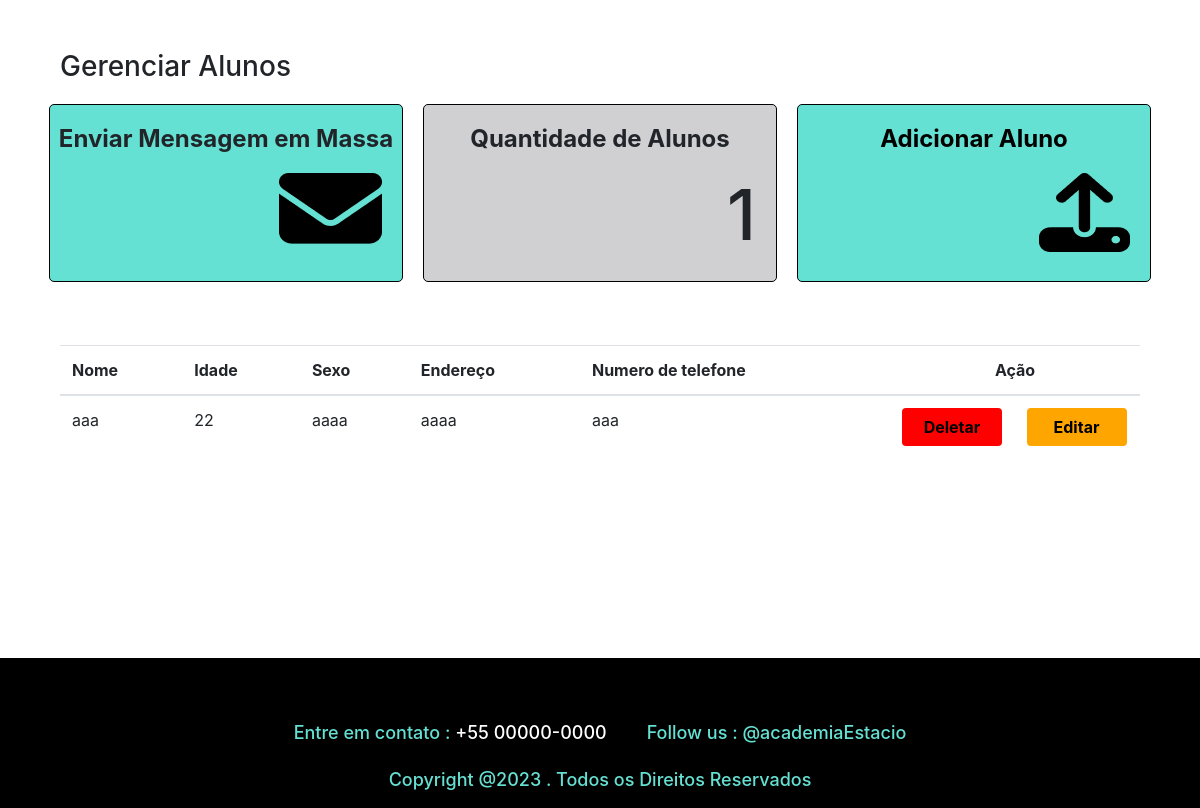
Screenshot of /customer/ with the database file from the repository.
### academy/models.py (models this page shows, shortened)
class Customer(models.Model):
    name = models.CharField(max_length=100)
    age = models.IntegerField()
    sex = models.CharField(max_length=100)
    address = models.CharField(max_length=100)
    phone_number = models.CharField(max_length=100)

### academy/views.py (the view)
# urls.py: path('customer/', listCustomer, name="list_customer"),
def listCustomer(request):
    result = {}
    result['customers'] = Customer.objects.all()
    result['customer_length'] = len(result['customers'])
    return render(request, 'academy/list_customer.html', result)

### academy/templates/academy/list_customer.html (shortened to what this page needs)
{% load static %}
<!DOCTYPE html>
<html lang="pt-BR">
  <head>
    <link
      rel="stylesheet"
      href="https://maxcdn.bootstrapcdn.com/bootstrap/4.5.2/css/bootstrap.min.css"
    />
    <link
      rel="stylesheet"
      type="text/css"
      href="{% static 'css/customer_list.css' %}"
    />
  </head>
  <body>
    <section >
      <h3>Gerenciar  Alunos </h3>
      <section class="painel">
        <div class="message">
          <p>Enviar Mensagem em Massa</p>
          <div>
            <img src="{% static 'images/msg.png' %}"/>
          </div>
        </div>
        <div class="qtd">
          <p>Quantidade de Alunos </p>
          <h1>{{ customer_length }}</h1>
        </div>
        <div class="add-customer">
          <a href="{% url 'form_customer' %}">
            <p>Adicionar Aluno</p>
              <div>
                <img src="{% static 'images/add.png' %}">
              </div>
            </a>
        </div>
      </section>
    </section>
    <section class="section-table">
      <table class="table">
        <thead>
            <tr>
                <th>Nome</th>
                <th>Idade</th>
                <th>Sexo</th>
                <th>Endereço</th>
                <th>Numero de telefone</th>
                <th style="text-align: center;">Ação</th>
            </tr>
        </thead>
        <tbody>
            {% for customer in customers %}
                <tr data-id={{customer.id}}>
                    <td >{{ customer.name }}</td>
                    <td>{{ customer.age }}</td>
                    <td>{{ customer.sex }}</td>
                    <td>{{ customer.address }}</td>
                    <td>{{ customer.phone_number }}</td>
                    <td style="width: 250px;">
                      <button class="btn btn-deletar" type="button"><a href="{% url 'url_delete_customer' customer.id %}">Deletar</a></button>
                      <button class="btn btn-editar" type="button"><a href="{% url 'url_update_customer' customer.id %}">Editar</a></button>
                    </td>
                </tr>
            {% endfor %}
        </tbody>
    </table>
    </section>
    <footer>
      <div>
        <h3>Entre em contato : <span>+55 00000-0000<span></h3>
        <h3>Follow us : @academiaEstacio</h3>
      </div>
      <h3>Copyright @2023 . Todos os Direitos Reservados</h3>
    </footer>
  </body>
</html>

### academy/static/css/customer_list.css (style rules this page uses)
section h3 { margin: 50px 5% 10px 5%; }
.painel { display: flex; justify-content: center; padding: 10px; margin-bottom: 53px; }
.table { width: 90%; margin-left: 5%; }
.message { width: 30%; background-color: #65E1D3; border-radius: 5px; border: 1px solid black; height: 178px; }
.message p { font-weight: bold; font-size: 24px; margin: 16px 0; text-align: center; }
.message div { text-align: end; padding-right: 20px; }
.qtd { width: 30%; background-color: rgba(67, 69, 78, 0.25); border-radius: 5px; border: 1px solid black; margin: 0 20px; height: 178px; }
.qtd p { font-weight: bold; font-size: 24px; margin: 16px 0; text-align: center; }
.qtd h1 { text-align: end; width: 100%; font-size: 70px; padding-right: 20px; }
.add-customer { width: 30%; background-color: #65E1D3; border-radius: 5px; border: 1px solid black; height: 178px; }
.add-customer a { font-weight: bold; font-size: 24px; margin: 16px 0; text-decoration: none; color: black; text-align: center; }
.add-customer a p { margin: 16px 0; text-align: center; }
.add-customer a div { width: 100%; text-align: end; padding-right: 20px; }
.btn-deletar { background-color: red; width: 100px; margin-right: 20px; }
.btn-deletar a { color: black; font-weight: bold; text-decoration: none; }
.btn-editar { background-color: orange; color: black; font-weight: bold; width: 100px; }
.btn-editar a { color: black; font-weight: bold; text-decoration: none; }
footer { background-color: black; display: flex; justify-content: center; flex-direction:column; align-items: center; padding-top: 30px; height: 150px; margin-top: 200px; }
footer div { display: flex; }
footer div h3 { margin:25px 20px ; }
footer h3 { font-size: 18px; color: rgba(101, 225, 211, 1); }
footer h3 span { color: white; }

### rows the page displays
Customer: name "aaa", age "22", sex "aaaa", address "aaaa", phone_number "aaa"

### other values shown
{{ customer_length }} "1"
